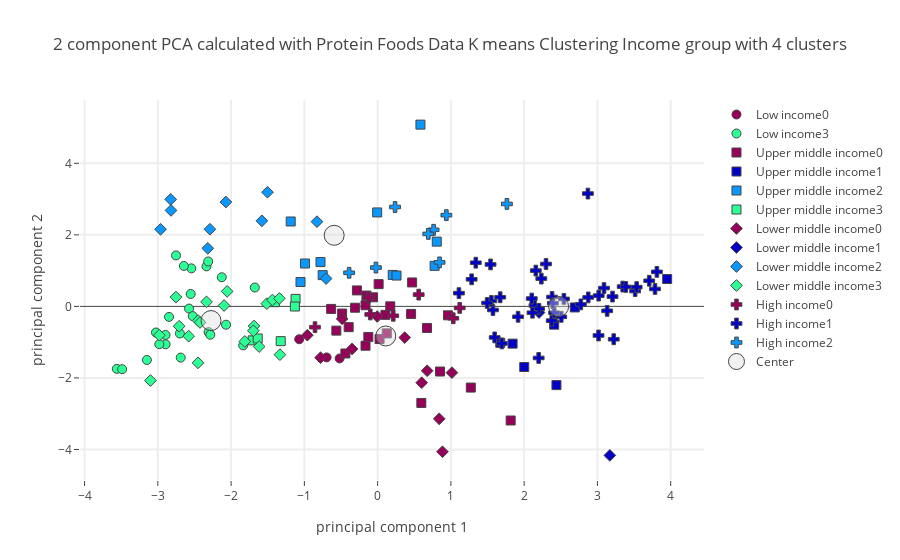

Source (notebook cell):
### Code cell
# Plotly on Income level
plot_plotly(protein_group_merged_df,"Income group",income_centers,4,"Protein Foods",'')

### Figure 1 — Plotly figure (JSON) as saved in the notebook; plotly's stock layout.template omitted (floating-point values rounded to 4 significant figures)
{"data": [{"marker": {"color": "rgb(150,0,90)", "line": {"width": 1}, "size": 9, "symbol": 0}, "mode": "markers", "name": "Low income0", "text": ["Afghanistan", "Tajikistan", "Yemen"], "type": "scatter", "uid": "4beac121-d2f0-4c47-8704-0c4db9345b3a", "x": [-0.5187, -0.6961, -1.07], "y": [-1.455, -1.426, -0.9182]}, {"marker": {"color": "rgb(0,0,200)", "line": {"width": 1}, "size": 9, "symbol": 0}, "mode": "markers", "name": "Low income1", "text": [], "type": "scatter", "uid": "a0f07906-e71b-42b5-8e09-b9c8ac15c755", "x": [], "y": []}, {"marker": {"color": "rgb(10,152,255)", "line": {"width": 1}, "size": 9, "symbol": 0}, "mode": "markers", "name": "Low income2", "text": [], "type": "scatter", "uid": "4bc53ebb-f634-42d3-bc10-83b23e7b529c", "x": [], "y": []}, {"marker": {"color": "rgb(44,255,150)", "line": {"width": 1}, "size": 9, "symbol": 0}, "mode": "markers", "name": "Low income3", "text": ["Benin", "Burkina Faso", "Central African Republic", "Chad", "Democratic People's Republic of Korea", "Ethiopia", "Gambia", "Guinea", "Guinea-Bissau", "Haiti", "Liberia", "Madagascar", "Malawi", "Mali", "Mozambique", "Nepal", "Niger", "Rwanda", "Senegal", "Sierra Leone", "Togo", "Uganda", "United Republic of Tanzania", "Zimbabwe"], "type": "scatter", "uid": "2ae079f4-6e36-4308-9317-b4adaa5b9641", "x": [-2.574, -2.699, -1.835, -2.069, -2.551, -2.688, -1.676, -2.543, -2.336, -2.847, -2.313, -2.645, -3.56, -2.307, -2.895, -2.523, -3.15, -3.487, -2.127, -2.752, -3.025, -2.894, -2.979, -2.284], "y": [-0.06102, -0.7571, -1.09, -0.5123, 0.3475, -1.43, 0.5279, 1.063, 1.119, -0.2932, 1.255, 1.132, -1.746, -0.72, -0.7983, -0.2714, -1.497, -1.755, 0.8148, 1.424, -0.7302, -1.059, -1.056, -0.7922]}, {"marker": {"color": "rgb(150,0,90)", "line": {"width": 1}, "size": 9, "symbol": 1}, "mode": "markers", "name": "Upper middle income0", "text": ["Algeria", "Azerbaijan", "Bosnia and Herzegovina", "Brazil", "Bulgaria", "Colombia", "Costa Rica", "Dominica", "Ecuador", "Fiji", "Iran (Islamic Republic of)", "Iraq", "Jamaica", "Jordan", "Lebanon", "Mauritius", "Mexico", "Paraguay", "Saint Lucia", "Serbia", "South Africa", "North Macedonia", "Turkey", "Turkmenistan", "Venezuela (Bolivarian Republic of)"], "type": "scatter", "uid": "aa1eea3f-f1f0-4115-9693-f37fe8a1ea0c", "x": [0.5966, 1.272, -0.4398, 0.4567, 0.9604, -0.3074, -0.1526, 0.1727, 0.01381, -0.6347, -0.1651, -0.4844, -0.2827, 0.0263, -0.1268, -0.06329, -0.3953, 0.1062, 0.4704, 0.6741, -0.5635, 0.1249, 0.8515, 1.816, -0.165], "y": [-2.699, -2.269, -1.316, -0.2102, -0.2496, -0.03675, 0.3033, 0.002044, 0.6222, -0.07026, -1.099, -0.1994, 0.4469, -0.9124, -0.8537, 0.2543, -0.5807, -0.2359, 0.6694, -0.6027, -0.6771, -0.7541, -1.821, -3.189, 0.03305]}, {"marker": {"color": "rgb(0,0,200)", "line": {"width": 1}, "size": 9, "symbol": 1}, "mode": "markers", "name": "Upper middle income1", "text": ["Albania", "Armenia", "Belarus", "Kazakhstan", "Montenegro", "Romania", "Russian Federation"], "type": "scatter", "uid": "e31a8700-510a-4579-b7a3-93cbc15fd860", "x": [2.441, 1.674, 3.952, 2.001, 2.41, 1.842, 2.692], "y": [-2.2, -1.018, 0.7652, -1.694, -0.5105, -1.041, -0.02923]}, {"marker": {"color": "rgb(10,152,255)", "line": {"width": 1}, "size": 9, "symbol": 1}, "mode": "markers", "name": "Upper middle income2", "text": ["China, mainland", "Dominican Republic", "Gabon", "Grenada", "Guyana", "Malaysia", "Maldives", "Saint Vincent and the Grenadines", "Samoa", "Suriname", "Thailand"], "type": "scatter", "uid": "31efabd5-9c55-4313-898b-504e27705341", "x": [0.8072, -1.052, -0.7501, 0.2056, -0.992, -0.006129, 0.5844, 0.258, 0.778, -0.7798, -1.186], "y": [1.811, 0.6811, 0.8739, 0.8799, 1.2, 2.627, 5.082, 0.8627, 1.134, 1.24, 2.374]}, {"marker": {"color": "rgb(44,255,150)", "line": {"width": 1}, "size": 9, "symbol": 1}, "mode": "markers", "name": "Upper middle income3", "text": ["Belize", "Botswana", "Cuba", "Guatemala", "Namibia", "Peru"], "type": "scatter", "uid": "3d1d0a10-d2ad-457e-9da1-1a95552e9599", "x": [-1.12, -1.323, -1.402, -1.706, -1.637, -1.13], "y": [0.2099, -0.9707, 0.118, -0.949, -0.8966, -0.003202]}, {"marker": {"color": "rgb(150,0,90)", "line": {"width": 1}, "size": 9, "symbol": 2}, "mode": "markers", "name": "Lower middle income0", "text": ["Bolivia (Plurinational State of)", "Egypt", "Georgia", "Kyrgyzstan", "Mauritania", "Mongolia", "Morocco", "Pakistan", "Republic of Moldova", "Tunisia", "Uzbekistan"], "type": "scatter", "uid": "a004c946-5396-4d04-8a14-99513c6fdbe6", "x": [-0.4843, -0.9592, 0.3701, 0.6016, -0.779, 0.8852, 0.8407, -0.3491, -0.005578, 0.6763, 1.014], "y": [-0.3477, -0.8056, -0.8717, -2.133, -1.433, -4.063, -3.143, -1.19, -0.2823, -1.799, -1.852]}, {"marker": {"color": "rgb(0,0,200)", "line": {"width": 1}, "size": 9, "symbol": 2}, "mode": "markers", "name": "Lower middle income1", "text": ["Sudan", "Ukraine"], "type": "scatter", "uid": "54862312-b661-4734-ab72-67beeadf1668", "x": [3.17, 2.203], "y": [-4.165, -0.1715]}, {"marker": {"color": "rgb(10,152,255)", "line": {"width": 1}, "size": 9, "symbol": 2}, "mode": "markers", "name": "Lower middle income2", "text": ["Bangladesh", "Cambodia", "Indonesia", "Kiribati", "Lao People's Democratic Republic", "Myanmar", "Philippines", "Sri Lanka", "Vanuatu", "Viet Nam"], "type": "scatter", "uid": "1ae42d12-e936-4845-bdc8-fde1bdd7cba9", "x": [-2.963, -2.825, -2.289, -0.8278, -2.82, -2.071, -1.58, -2.318, -0.7034, -1.503], "y": [2.156, 2.993, 2.157, 2.369, 2.683, 2.918, 2.392, 1.623, 0.7783, 3.192]}, {"marker": {"color": "rgb(44,255,150)", "line": {"width": 1}, "size": 9, "symbol": 2}, "mode": "markers", "name": "Lower middle income3", "text": ["Angola", "Cabo Verde", "Cameroon", "Congo (note no data in Food suppley tables for DRC)", "CÃƒÂ´te d'Ivoire", "Djibouti", "El Salvador", "Ghana", "Honduras", "India", "Kenya", "Lesotho", "Nicaragua", "Nigeria", "Sao Tome and Principe", "Solomon Islands", "Eswatini", "Timor-Leste", "Zambia"], "type": "scatter", "uid": "00205c18-76e6-4810-b7cc-35ddcc41f2fe", "x": [-1.687, -1.512, -2.979, -1.436, -2.336, -1.333, -1.617, -2.45, -1.696, -2.096, -2.452, -3.101, -2.709, -2.424, -1.341, -2.054, -1.813, -2.752, -2.579], "y": [-0.5484, 0.0766, -0.8051, 0.1791, 0.1268, -1.349, -1.122, -0.3964, -0.6803, 0.02439, -1.577, -2.072, -0.5538, -0.4495, 0.2232, 0.4198, -0.9804, 0.2607, -0.8321]}, {"marker": {"color": "rgb(150,0,90)", "line": {"width": 1}, "size": 9, "symbol": 3}, "mode": "markers", "name": "High income0", "text": ["Barbados", "Chile", "Kuwait", "Oman", "Saudi Arabia", "Trinidad and Tobago", "United Arab Emirates"], "type": "scatter", "uid": "9cfdca99-4307-49d2-b940-38cbcbdf4cbc", "x": [0.5605, 1.12, 1.033, 0.2132, -0.1002, -0.1237, -0.8549], "y": [0.3292, -0.04205, -0.3314, -0.2613, -0.2242, 0.245, -0.5811]}, {"marker": {"color": "rgb(0,0,200)", "line": {"width": 1}, "size": 9, "symbol": 3}, "mode": "markers", "name": "High income1", "text": ["Argentina", "Australia", "Austria", "Bahamas", "Belgium", "Bermuda", "Canada", "China, Hong Kong SAR", "Croatia", "Cyprus", "Czechia", "Denmark", "Estonia", "Finland", "France", "French Polynesia", "Germany", "Greece", "Hungary", "Iceland", "Ireland", "Israel", "Italy", "Latvia", "Lithuania", "Luxembourg", "Malta", "Netherlands", "New Caledonia", "New Zealand", "Norway", "Poland", "Portugal", "Slovakia", "Slovenia", "Spain", "Sweden", "Switzerland", "United Kingdom", "United States of America", "Uruguay"], "type": "scatter", "uid": "ab55161f-5767-4bb5-9dcb-cff77212e51e", "x": [3.015, 2.506, 3.345, 1.34, 2.141, 2.234, 1.574, 2.87, 1.553, 1.11, 2.381, 3.387, 3.223, 3.786, 2.774, 1.541, 3.09, 2.198, 1.673, 3.017, 2.377, 2.409, 2.392, 3.133, 3.812, 3.206, 2.104, 3.515, 1.283, 1.598, 2.543, 3.707, 2.159, 1.495, 1.917, 2.298, 3.536, 2.203, 2.114, 2.875, 1.695], "y": [-0.8129, -0.2917, 0.554, 1.221, 0.027, 0.7769, -0.1001, 3.155, 0.1516, 0.3705, 0.2632, 0.5441, -0.9178, 0.4882, 0.05658, 1.173, 0.5125, -1.441, 0.2556, 0.3014, -0.3982, -0.1767, 0.09001, -0.1242, 0.9653, 0.2745, 0.2191, 0.4291, 0.7575, -0.8674, 0.2094, 0.7168, 1.001, 0.09486, -0.2896, 1.185, 0.5399, -0.0672, -0.1765, 0.2513, -1.035]}, {"marker": {"color": "rgb(10,152,255)", "line": {"width": 1}, "size": 9, "symbol": 3}, "mode": "markers", "name": "High income2", "text": ["Antigua and Barbuda", "Brunei Darussalam", "China, Macao SAR", "China, Taiwan Province of", "Japan", "Panama", "Republic of Korea", "Saint Kitts and Nevis"], "type": "scatter", "uid": "0b7ff13e-7b0e-4dbe-bbf6-6ad16644d794", "x": [0.8453, 0.7641, 1.765, 0.6916, 0.9381, -0.3891, 0.2378, -0.02307], "y": [1.231, 2.142, 2.865, 2.027, 2.551, 0.9398, 2.779, 1.085]}, {"marker": {"color": "rgb(44,255,150)", "line": {"width": 1}, "size": 9, "symbol": 3}, "mode": "markers", "name": "High income3", "text": [], "type": "scatter", "uid": "b85b50e5-857b-41a2-b7dd-476990714aeb", "x": [], "y": []}, {"marker": {"color": "rgba(220, 220, 220, .4)", "line": {"width": 1}, "size": 20}, "mode": "markers", "name": "Center", "type": "scatter", "uid": "af69a0ee-675e-4b1f-9ad8-fb64d1ffdcb6", "x": [0.1116, 2.47, -0.5932, -2.274], "y": [-0.8267, -0.003564, 1.988, -0.3966]}], "layout": {"hovermode": "closest", "showlegend": true, "title": {"text": "2 component PCA calculated with Protein Foods Data K means Clustering Income group with 4 clusters"}, "xaxis": {"gridwidth": 2, "ticklen": 5, "title": {"text": "principal component 1"}, "zeroline": false}, "yaxis": {"gridwidth": 2, "ticklen": 5, "title": {"text": "principal component 2"}}}}
